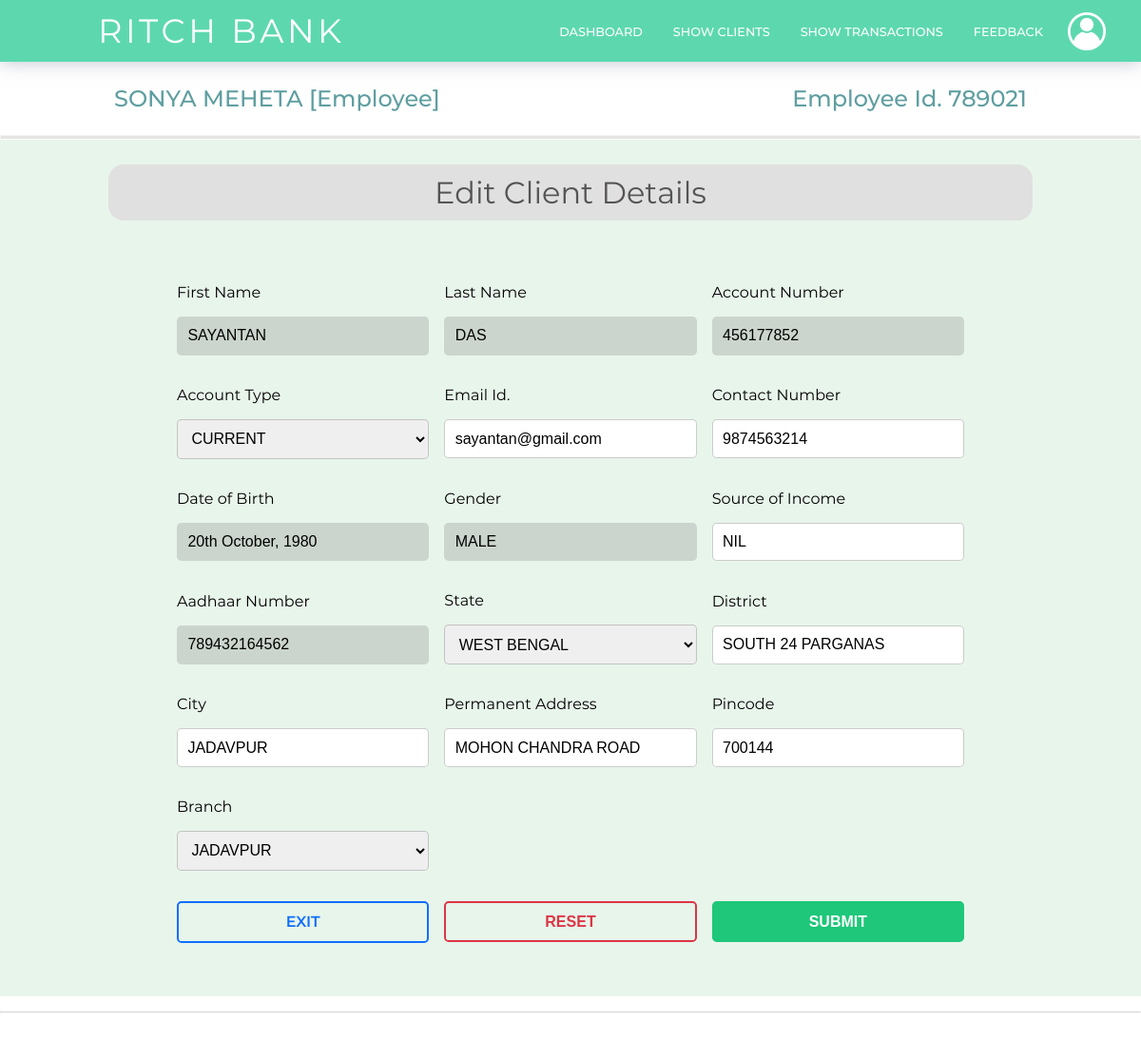
The app's page /employee/client-details-edit.php?id=2 (signed in) with its own data.
### tables this page shows
CREATE TABLE `employeeaccounts` (
  `id` int(50) NOT NULL,
  `first_name` varchar(50) NOT NULL,
  `last_name` varchar(50) NOT NULL,
  `email` varchar(50) NOT NULL,
  `password` varchar(255) NOT NULL,
  `contact_no` bigint(50) NOT NULL,
  `aadhaar_no` bigint(50) NOT NULL,
  `dob` date NOT NULL,
  `address` varchar(255) NOT NULL,
  `emp_id` bigint(50) NOT NULL,
  `city` varchar(50) NOT NULL,
  `district` varchar(50) NOT NULL,
  `state` varchar(50) NOT NULL,
  `date` datetime NOT NULL
);

CREATE TABLE `clientaccounts` (
  `id` int(4) NOT NULL,
  `email` varchar(30) NOT NULL,
  `password` varchar(255) NOT NULL,
  `first_name` varchar(50) NOT NULL,
  `last_name` varchar(50) NOT NULL,
  `gender` varchar(50) NOT NULL,
  `dob` date NOT NULL,
  `balance` double NOT NULL,
  `aadhaar_no` bigint(50) NOT NULL,
  `contact_no` bigint(50) NOT NULL,
  `state` varchar(50) NOT NULL,
  `district` varchar(50) NOT NULL,
  `city` varchar(50) NOT NULL,
  `pincode` int(50) NOT NULL,
  `address` varchar(255) NOT NULL,
  `source` varchar(50) NOT NULL,
  `account_no` bigint(50) NOT NULL,
  `account_type` varchar(50) NOT NULL,
  `branch_id` int(50) NOT NULL,
  `date` datetime NOT NULL
);

CREATE TABLE `branch` (
  `branch_id` int(4) NOT NULL,
  `branch_name` varchar(30) NOT NULL,
  `branch_code` varchar(6) NOT NULL
);

### employee/client-details-edit.php (the view, shortened to what this page needs)
<?php
    include "../backend/connect.php";
?>
<!DOCTYPE html>
<html>
<head>
    <link href = "../css/style.css" rel="stylesheet"></link>
</head>
<body>
    <header>
        <hi class="logo">RITCH BANK</hi>
        <nav>
            <ul>
                <li><a href="employee-dashboard.php">Dashboard</a></li>
                <li><a href="client-list.php">Show Clients</a></li>
                <li><a href="transaction-list.php">Show Transactions</a></li>
                <li><a href="#">Feedback</a></li>
            </ul>
        </nav>
        <div class="login">
            <ul>
                <li><a href="#/"><img class="profile-icon" src="../img/Profile-icon.png" alt="NO img"></a>
                </li>
            </ul>
        </div>
    </header>
    <main>
        <section class="breadcrumbs">
            <div class="breadcrumbs-title">
                <?php
                        $ar = $con->query("SELECT * FROM `employeeAccounts` WHERE `id` = '$_SESSION[employeeId]' LIMIT 1");
                        $userData = $ar->fetch_assoc();
                        echo "  <h2>".$userData['first_name']." ".$userData['last_name']." [Employee]</h2>
                                <h2>Employee Id. ".$userData['emp_id']."</h2>";
                    ?>
            </div>
        </section>
        <hr class="breadcrumbs-hr">
        <section class="container-color-editform">
            <div class="container">
                <?php
                    $ar = $con->query("SELECT * FROM `clientAccounts`, `branch` WHERE `clientAccounts`.`id` = '$_SESSION[editIdEmployee]' AND `clientAccounts`.`branch_id` = `branch`.`branch_id` LIMIT 1");
                    $userData = $ar->fetch_assoc();
                    if (isset($userData))
                    {
                        ?>
                            <h2>Edit Client Details</h2>
                            <form action="../backend/form.php?user=employee&editId=<?php echo $_SESSION['editIdEmployee'] ?>" method='POST' class='form-control'>
                                <div class='col'>
                                    <label class='form-label'>First Name</label>
                                    <input type='text' name='first_name' value="<?php echo $userData['first_name'] ?>" class='form-inputbar' readonly/>
                                </div>
                                <div class='col'>
                                    <label class='form-label'>Last Name</label>
                                    <input type='text' name='last_name' value="<?php echo $userData['last_name'] ?>" class='form-inputbar' readonly/>
                                </div>
                                <div class='col'>
                                    <label class='form-label'>Account Number</label>
                                    <input type='number' value="<?php echo $userData['account_no'] ?>" class='form-inputbar' readonly/>
                                </div>
                                <div class='col'>
                                    <label class='form-label'>Account Type</label>
                                    <select name="account_type" class="form-inputbar" required>
                                        <option value="<?php echo $userData['account_type'] ?>"><?php echo $userData['account_type'] ?></option>
                                    </select>
                                </div>
                                <div class='col'>
                                    <label class='form-label'>Email Id.</label>
                                    <input type='email' name='email' value="<?php echo $userData['email'] ?>"  class='form-inputbar' placeholder='eg. john@gmail.com' required/>
                                </div>
                                <div class='col'>
                                    <label class='form-label'>Contact Number</label>
                                    <input type='number' name='contact_no' value="<?php echo $userData['contact_no'] ?>" class='form-inputbar' placeholder='Enter valid contact number' required/>
                                </div>
                                <div class='col'>
                                    <label class='form-label'>Date of Birth</label>
                                    <input type='text' value="<?php $dob = date("jS F, Y", strtotime($userData['dob'])); echo $dob; ?>" class='form-inputbar' style="text-transform: none;" readonly/>
                                </div>
                                <div class='col'>
                                    <label class='form-label'>Gender</label>
                                    <input type='text' value="<?php echo $userData['gender'] ?>" class='form-inputbar' readonly/>
                                </div>
                                <div class='col'>
                                    <label class='form-label'>Source of Income</label>
                                    <input type='text' name='source' value="<?php echo $userData['source'] ?>" class='form-inputbar' placeholder='Enter NIL if none' required/>
                                </div>
                                <div class='col'>
                                    <label class='form-label'>Aadhaar Number</label>
                                    <input type='number' value="<?php echo $userData['aadhaar_no'] ?>" class='form-inputbar' readonly/>
                                </div>
                                <div class='col'>
                                    <label class='form-label'>State</label>
                                    <select name='state' class='form-inputbar form-select' required>
                                        <option value="<?php echo $userData['state'] ?>"><?php echo $userData['state'] ?></option>
                                    </select>
                                </div>
                                <div class='col'>
                                    <label class='form-label'>District</label>
                                    <input type='text' name='district' value="<?php echo $userData['district'] ?>" class='form-inputbar' required/>
                                </div>
                                <div class='col'>
                                    <label class='form-label'>City</label>
                                    <input type='text' name='city' value="<?php echo $userData['city'] ?>" class='form-inputbar' placeholder='Enter City / Town' required/>
                                </div>
                                <div class='col'>
                                    <label class='form-label'>Permanent Address</label>
                                    <input type='text' name='address' value="<?php echo $userData['address'] ?>" class='form-inputbar' required/>
                                </div>
                                <div class='col'>
                                    <label class='form-label'>Pincode</label>
                                    <input type='number' name='pincode' value="<?php echo $userData['pincode'] ?>" class='form-inputbar' placeholder='eg. 700144' required/>
                                </div>
                                <div class='col'>
                                    <label class='form-label'>Branch</label>
                                    <select name='branch_id' class='form-inputbar form-select' required>
                                        <option value="<?php echo $userData['branch_id'] ?>"><?php echo $userData['branch_name'] ?></option>
                                    </select>
                                </div>
                                <div class='col'>
                                </div>
                                <div class='col'>
                                </div>
                                <div class='col'>
                                    <a href="employee-dashboard.php"><div class='form-inputbar btn' id='btn-form-exit' onclick="return checkSubmit()">Exit</div></a>
                                </div>
                                <div class='col'>
                                    <button type='reset' class='form-inputbar btn btn-delete' id='btn-form-reset' onclick='return checkDelete()'>Reset</button>
                                </div>
                                <div class='col'>
                                    <button type='submit' name='edit_client' class='form-inputbar btn btn-view' id='btn-form-submit'>Submit</button>
                                </div>
                            </form>
                        <?php
                    }
                    else
                        echo "<script>alert('Client Not Found.')</script>";
                ?>
            </div>
        </section>
        <hr>
    </main>
    <footer></footer>
</body>
</html>

### records on screen
employeeaccounts: first_name "SONYA", last_name "MEHETA", emp "789021"
clientaccounts: first_name "SAYANTAN", last_name "DAS", account_no "456177852", account_type "CURRENT", email "sayantan@gmail.com", contact_no "9874563214", dob "20th October, 1980", gender "MALE", source "NIL", aadhaar_no "789432164562", state "WEST BENGAL", district "SOUTH 24 PARGANAS", city "JADAVPUR", address "MOHON CHANDRA ROAD", pincode "700144", branch_id "JADAVPUR"
